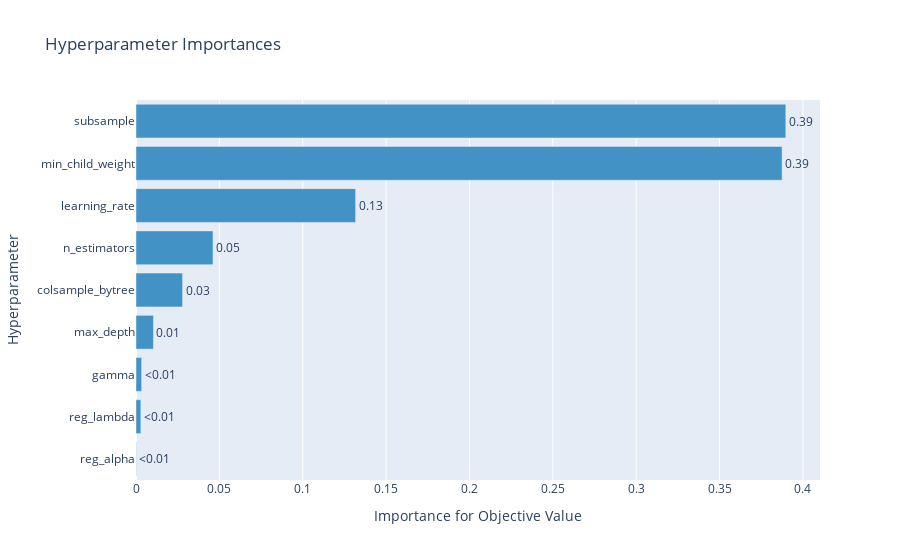

Notebook source saved alongside this figure:
### Code cell
optuna.visualization.plot_param_importances(study)

### Figure 1 — Plotly figure (JSON) as saved in the notebook; plotly's stock layout.template omitted (floating-point values rounded to 4 significant figures)
{"data": [{"cliponaxis": false, "hovertemplate": ["reg_alpha (FloatDistribution): 0.00017202662926045143<extra></extra>", "reg_lambda (FloatDistribution): 0.0028945892609958794<extra></extra>", "gamma (FloatDistribution): 0.0034032440383667565<extra></extra>", "max_depth (IntDistribution): 0.010469677669462978<extra></extra>", "colsample_bytree (FloatDistribution): 0.027926936015574284<extra></extra>", "n_estimators (IntDistribution): 0.04619167866171451<extra></extra>", "learning_rate (FloatDistribution): 0.13171116514424122<extra></extra>", "min_child_weight (IntDistribution): 0.38750401556768793<extra></extra>", "subsample (FloatDistribution): 0.3897266670126962<extra></extra>"], "marker": {"color": "rgb(66,146,198)"}, "orientation": "h", "text": ["<0.01", "<0.01", "<0.01", "0.01", "0.03", "0.05", "0.13", "0.39", "0.39"], "textposition": "outside", "type": "bar", "x": [0.000172, 0.002895, 0.003403, 0.01047, 0.02793, 0.04619, 0.1317, 0.3875, 0.3897], "y": ["reg_alpha", "reg_lambda", "gamma", "max_depth", "colsample_bytree", "n_estimators", "learning_rate", "min_child_weight", "subsample"]}], "layout": {"showlegend": false, "title": {"text": "Hyperparameter Importances"}, "xaxis": {"title": {"text": "Importance for Objective Value"}}, "yaxis": {"title": {"text": "Hyperparameter"}}}}
